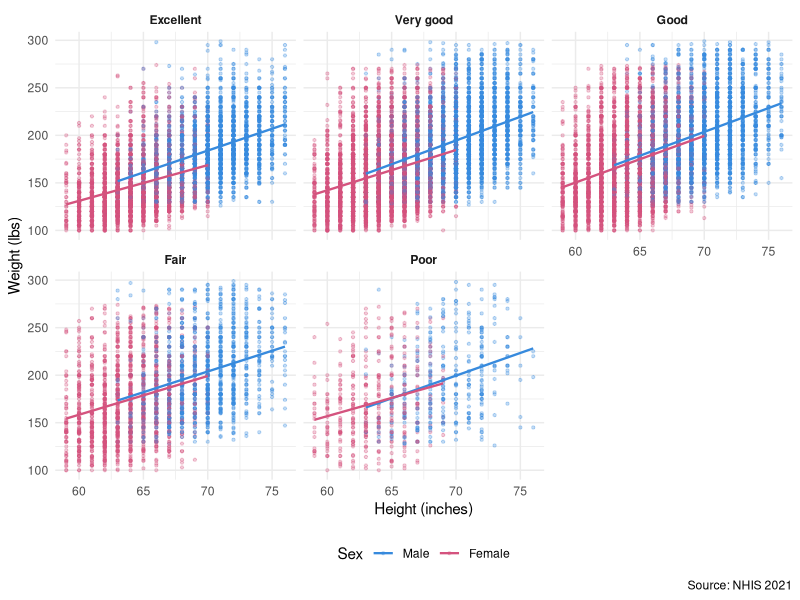
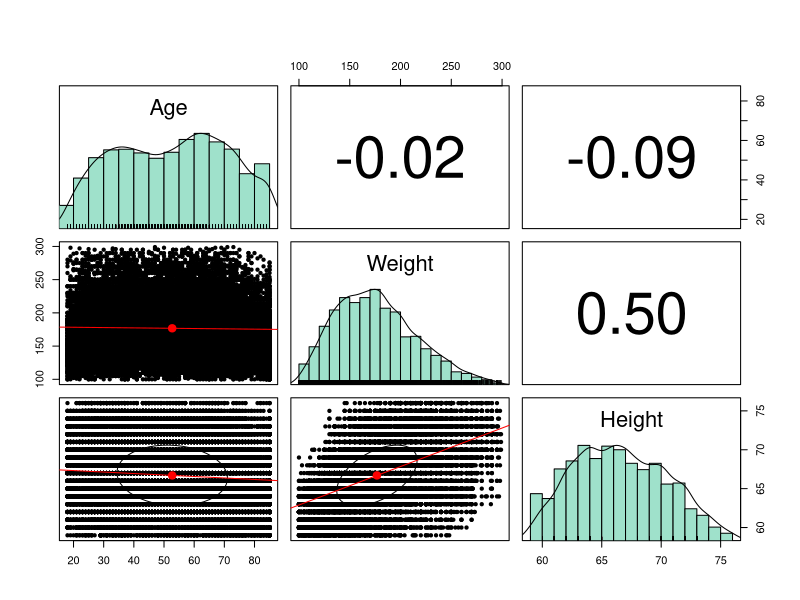

These charts were generated, in order, by the following R code:
## ---- chunk 1
knitr::opts_chunk$set(echo = FALSE, warning = FALSE, message = FALSE,
                      fig.width = 6.5, fig.height = 4.5, dpi = 300)

library(tidyverse)
library(psych)

nhis <- read_csv("data/nhis_clean.csv") %>%
  mutate(
    SEX_A = factor(SEX_A, levels = c("Male", "Female")),
    PHSTAT_A = factor(PHSTAT_A,
                      levels = c("Excellent","Very good","Good","Fair","Poor"),
                      ordered = TRUE),
    EDUCP_A = factor(EDUCP_A,
                     levels = c("Less than High School",
                                "High School Graduate",
                                "Some College",
                                "College Graduate or better"))
  )
## ---- chunk 2
nhis %>%
  filter(!is.na(HEIGHTTC_A), !is.na(WEIGHTLBTC_A),
         !is.na(SEX_A), !is.na(PHSTAT_A)) %>%
  ggplot(aes(x = HEIGHTTC_A, y = WEIGHTLBTC_A, color = SEX_A)) + geom_point(alpha = 0.30, size = 0.8) +
  geom_smooth(method = "lm", se = FALSE, linewidth = 0.8) +
  facet_wrap(~ PHSTAT_A, nrow = 2) +
  scale_color_manual(values = c("Male" = "#378ADD", "Female" = "#D4537E")) +
  labs(x = "Height (inches)", y = "Weight (lbs)", color = "Sex",
       caption = "Source: NHIS 2021") +
  theme_minimal(base_size = 11) +
  theme(strip.text = element_text(face = "bold"),
        legend.position = "bottom")
## ---- chunk 3
nhis %>%
  select(Age = AGEP_A, Weight = WEIGHTLBTC_A, Height = HEIGHTTC_A) %>%
  drop_na() %>%
  pairs.panels(method = "pearson", hist.col = "#9FE1CB",
               density = TRUE, ellipses = TRUE, lm = TRUE,
               main = "") 
